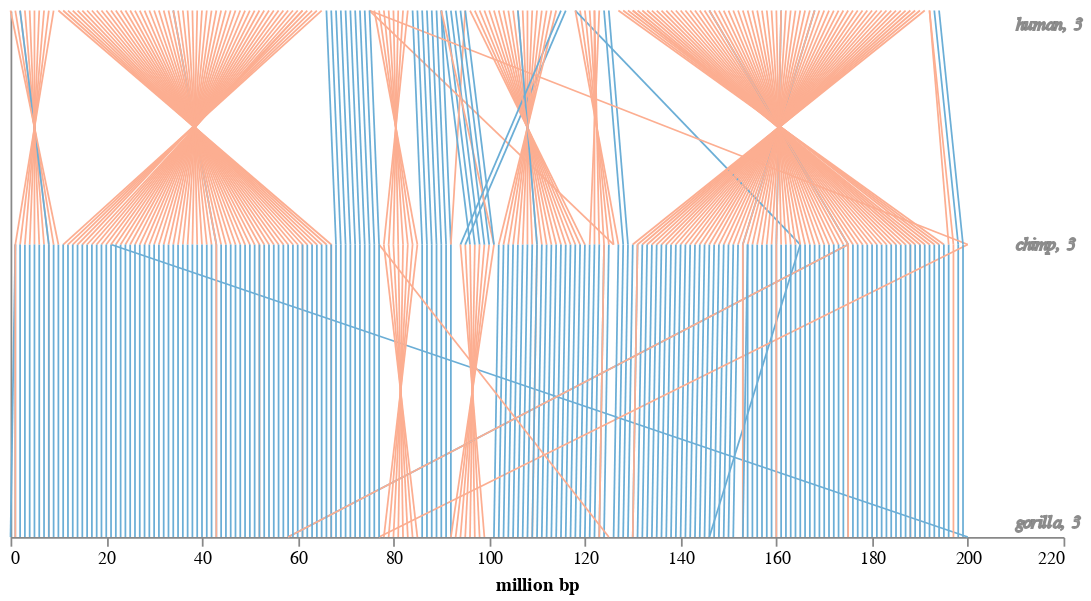

The cell this chart's notebook holds for it:
### Markdown cell above
*Chromosome 3 events*
- Human, several large inversions

### Code cell
chromosome_graph('chimp3_x2.csv', 'human', '3', 'chimp', '3', 'gorilla','3')

### Figure 1 — Vega-Lite specification as saved in the notebook (floating-point values rounded to 4 significant figures; data arrays with more than 128 entries replaced by an {"elided": "..."} marker saying what was removed)
{"config": {"view": {"continuousWidth": 400, "continuousHeight": 300, "stroke": "transparent", "width": 600}, "axis": {"grid": false}}, "layer": [{"data": {"name": "data-8c2c350a71b4521fa4023698b86154d5"}, "mark": "line", "encoding": {"color": {"type": "nominal", "field": "color", "scale": {"domain": ["same orientation", "inversed"], "range": ["#6baed6", "#fcae91"]}, "title": ""}, "x": {"type": "quantitative", "axis": {"grid": false}, "field": "x"}, "x2": {"field": "x2"}, "y": {"type": "quantitative", "axis": {"grid": false}, "field": "y"}, "y2": {"field": "y2"}}}, {"data": {"name": "data-afc6f8e9847bdaf3f79886f22f037564"}, "mark": {"type": "text", "align": "left", "fontSize": 10, "fontStyle": "italic", "opacity": 0.9, "stroke": "grey"}, "encoding": {"color": {"type": "nominal", "field": "color", "legend": null, "scale": {"domain": ["same orientation", "inversed"], "range": ["#6baed6", "#fcae91"]}}, "text": {"type": "nominal", "field": "text"}, "x": {"type": "quantitative", "field": "x"}, "y": {"type": "quantitative", "field": "y"}}}, {"mark": "text", "encoding": {"color": {"type": "nominal", "field": "color", "legend": {"orient": "left", "symbolType": "stroke", "title": ""}, "scale": {"domain": ["same orientation", "inversed"], "range": ["#6baed6", "#fcae91"]}}, "x": {"type": "quantitative", "axis": {"grid": false, "ticks": true, "title": "million bp"}, "field": "x"}, "y": {"type": "quantitative", "axis": {"grid": false, "labels": false, "ticks": false, "title": ""}, "field": "y"}}}], "$schema": "https://vega.github.io/schema/vega-lite/v4.0.0.json", "datasets": {"data-8c2c350a71b4521fa4023698b86154d5": {"elided": "428 records"}, "data-afc6f8e9847bdaf3f79886f22f037564": [{"x": 210, "y": 438, "text": "human, 3"}, {"x": 210, "y": 250, "text": "chimp, 3"}, {"x": 210, "y": 12, "text": "gorilla, 3"}]}}
